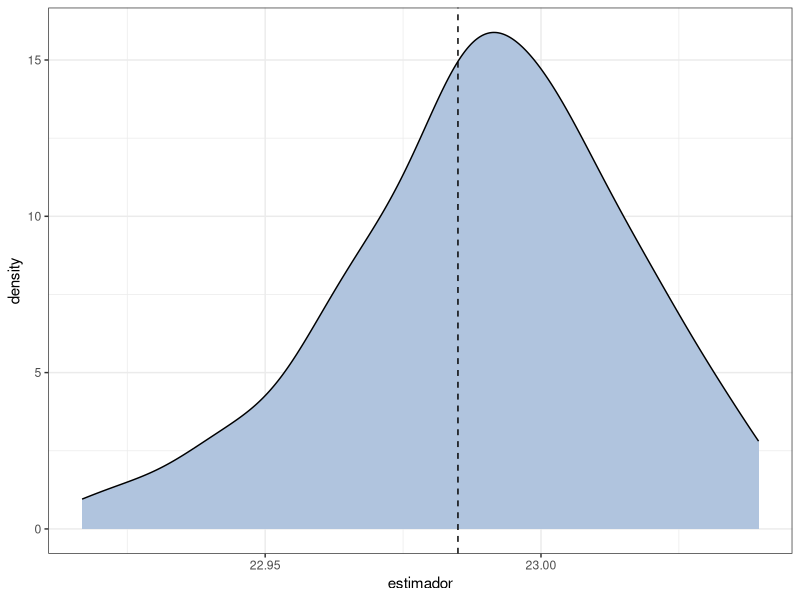
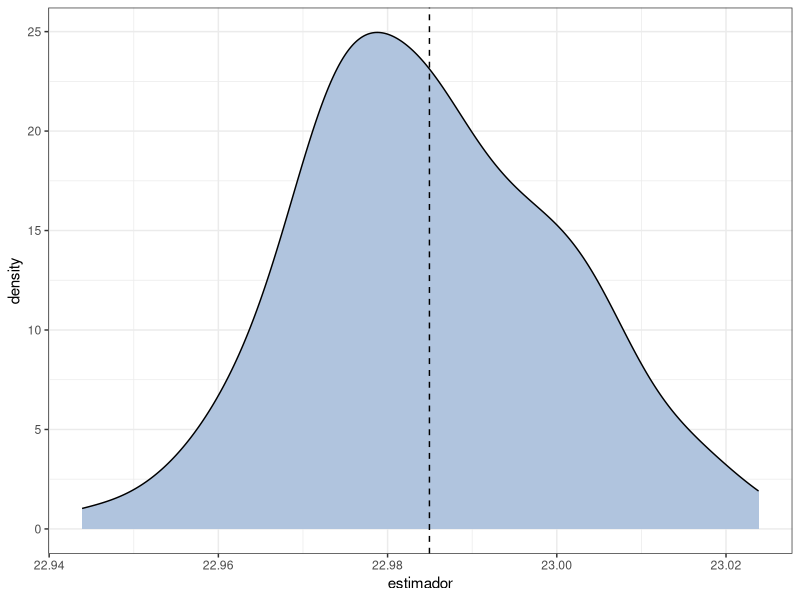
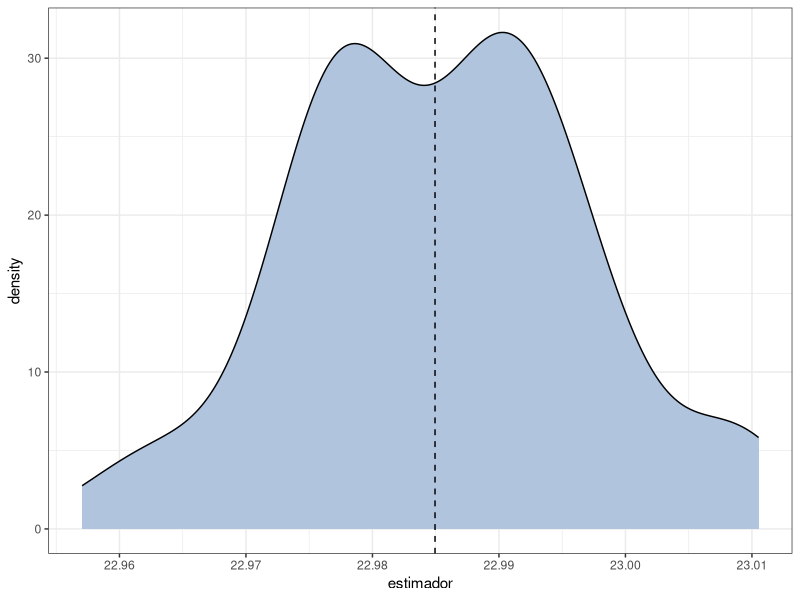
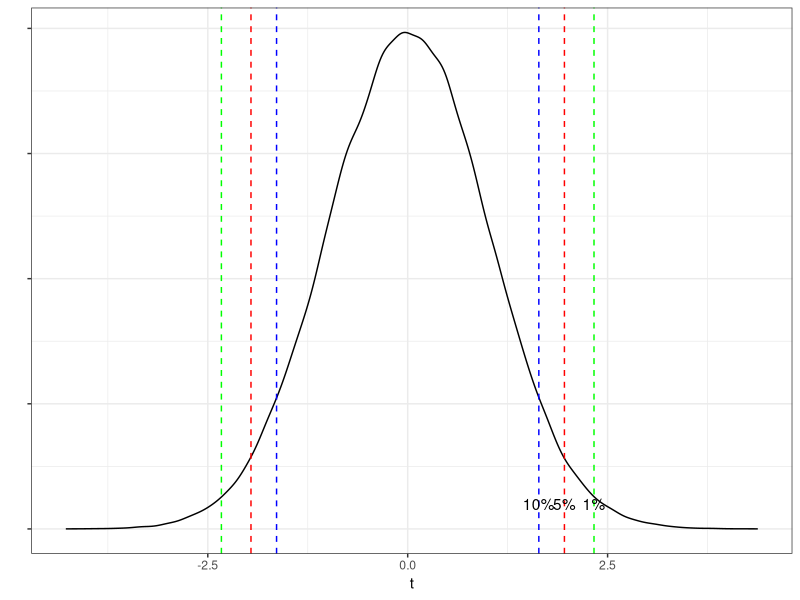
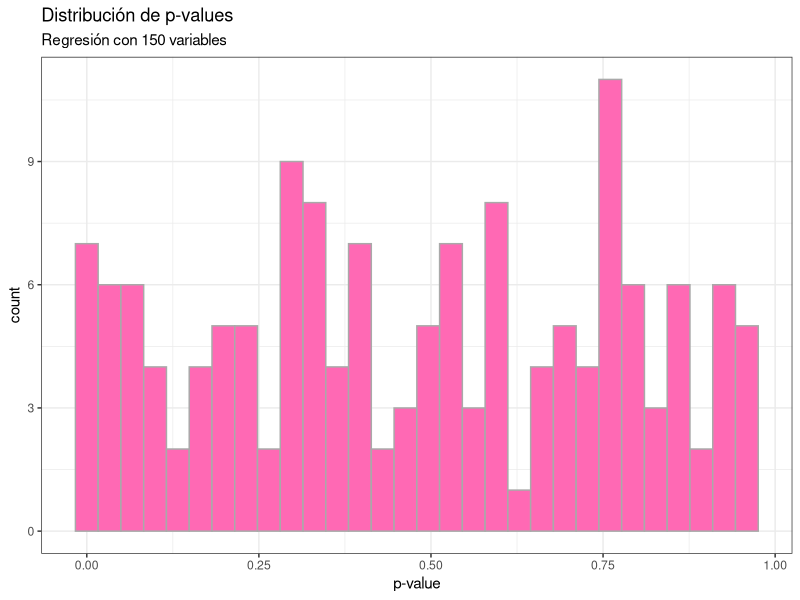
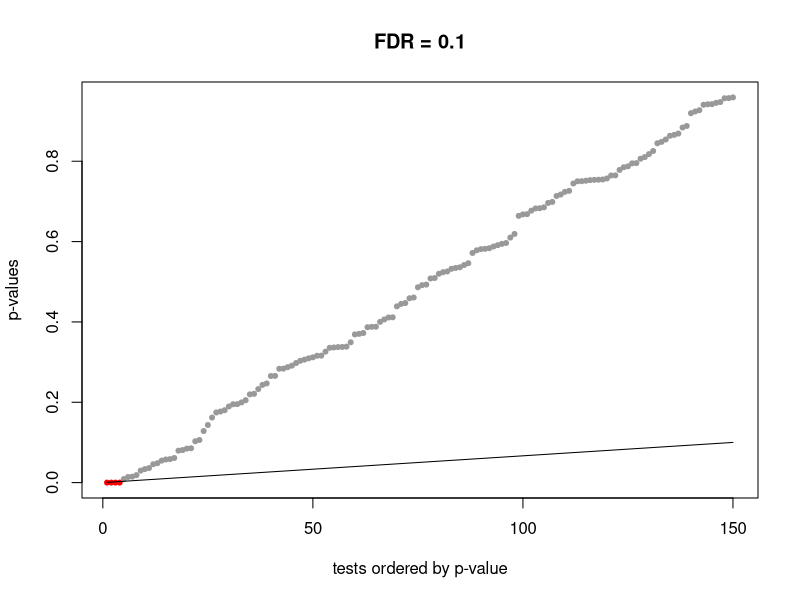

Write the R code that produced these figures, in order.
## ---- chunk 1
knitr::opts_chunk$set(echo = FALSE)
## ---- chunk 2
library(tidyverse)
set.seed(1957)
poblacion<-tibble(id = seq(1:100000), 
                  edad = rchisq(n = 100000,df = 5)+18)

(parametro<-mean(poblacion$edad))
## ---- chunk 3
# Tomamos 100 muestras de 15000 observaciones
muestras<-map(1:100, 
              function(x) {
                  set.seed(x)
                  poblacion %>% 
                      slice_sample(n = 15000, replace = T)
              })

head(map(muestras, ~dim(.)))
## ---- chunk 4
estimadores<-map_dbl(muestras, ~ mean(.$edad))

estimadores<-tibble(muestra = seq(1:100), 
                    estimador = estimadores)

## ---- chunk 5
(media<-mean(estimadores$estimador)) 
(varianza<-var(estimadores$estimador))

ggplot(estimadores, aes(estimador))+
   geom_density(fill = 'lightsteelblue')+theme_bw()+
    geom_vline(xintercept = mean(poblacion$edad), 
               linetype = 'dashed')
## ---- chunk 6
# Tomamos 100 muestras de 90 observaciones
muestras<-map(1:100, 
              function(x) {
                  set.seed(x)
                  poblacion %>% 
                      slice_sample(n = 45000, replace = T)
              })

estimadores<-map_dbl(muestras, ~ mean(.$edad))

estimadores<-tibble(muestra = seq(1:100), 
                    estimador = estimadores)
ggplot(estimadores, aes(estimador))+
   geom_density(fill = 'lightsteelblue')+theme_bw()+
    geom_vline(xintercept = mean(poblacion$edad), 
               linetype = 'dashed')


## ---- chunk 7
# Tomamos 100 muestras de 90 observaciones
muestras<-map(1:100, 
              function(x) {
                  set.seed(x)
                  poblacion %>% 
                      slice_sample(n = 90000, replace = T)
              })

estimadores<-map_dbl(muestras, ~ mean(.$edad))

estimadores<-tibble(muestra = seq(1:100), 
                    estimador = estimadores)

ggplot(estimadores, aes(estimador))+
   geom_density(fill = 'lightsteelblue')+theme_bw()+
    geom_vline(xintercept = mean(poblacion$edad), 
               linetype = 'dashed')


## ---- chunk 8
normal_std<-tibble(t = rnorm(n = 100000))

ggplot(normal_std, aes(t))+geom_density(aes(y= ..count..))+theme_bw()+
   geom_vline(xintercept = -1.96, linetype = 'dashed', color = 'red')+
   geom_vline(xintercept = 1.96 , linetype = 'dashed', color = 'red')+
   geom_vline(xintercept = -1.64, linetype = 'dashed', color = 'blue')+
   geom_vline(xintercept = 1.64 , linetype = 'dashed', color = 'blue')+
   geom_vline(xintercept = -2.33, linetype = 'dashed', color = 'green')+
   geom_vline(xintercept = 2.33 , linetype = 'dashed', color = 'green')+
   geom_text(data = tibble(t = c(1.96, 1.64, 2.33), 
                           text = c('5%', '10%', '1%')), 
             aes(t, 2000, label = text))+
   labs(y = '')+
   theme(axis.text.y = element_blank())

## ---- chunk 9
library(tidyverse)
set.seed(1957)
poblacion<-tibble(id = seq(1:100000), 
                  edad = rchisq(n = 100000,df = 5)+18)

(parametro<-mean(poblacion$edad))


## ---- chunk 10
# Tomamos 1 muestra de 45000 observaciones
set.seed(1990)
muestra<-
   poblacion %>%
   slice_sample(n = 45000, replace = T)

# Estimadores

# Media 
(m<-mean(muestra$edad))
# Varianza
(v<-var(muestra$edad))

## ---- chunk 11
# El p-value 
(est<-sqrt(45000)*(m -30)/sqrt(v))
p_value<-pnorm(q = est)

## ---- chunk 12
p_values<-tibble(var = seq(1:150), 
                 p_value = runif(150))

p_values<-
   p_values %>%
   mutate(p_value = p_value - 0.03, 
          p_value = if_else(p_value<0, 0.00001, p_value))

ggplot(p_values, aes(p_value))+geom_histogram(bins = 30, color = 'darkgrey', fill = 'hotpink')+theme_bw()+labs(title = 'Distribución de p-values', subtitle = 'Regresión con 150 variables', x = 'p-value')
## ---- chunk 13
fdr_cut <- function(pvals, q, plotit=FALSE, ...){
  pvals <- pvals[!is.na(pvals)]
  N <- length(pvals)
  
  k <- rank(pvals, ties.method="min")
  alpha <- max(pvals[ pvals<= (q*k/N) ])
  
  if(plotit){
    sig <- factor(pvals<=alpha)
    o <- order(pvals)
    plot(pvals[o], col=c("grey60","red")[sig[o]], pch=20, ..., 
       ylab="p-values", xlab="tests ordered by p-value", main = paste('FDR =',q))
    lines(1:N, q*(1:N)/N)
  }
  
  return(alpha)
}



fdr_cut(pvals = p_values$p_value, q = 0.1, plotit = T)

